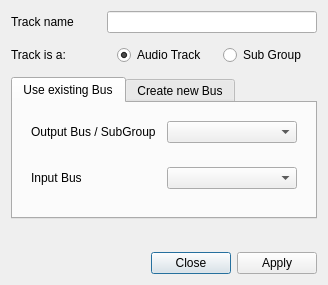
<?xml version="1.0" encoding="UTF-8"?>
<ui version="4.0">
 <class>NewTrackDialog</class>
 <widget class="QDialog" name="NewTrackDialog">
  <property name="geometry">
   <rect>
    <x>0</x>
    <y>0</y>
    <width>328</width>
    <height>285</height>
   </rect>
  </property>
  <property name="windowTitle">
   <string>New Track(s)</string>
  </property>
  <layout class="QVBoxLayout" name="verticalLayout_6">
   <property name="spacing">
    <number>12</number>
   </property>
   <item>
    <layout class="QHBoxLayout">
     <property name="spacing">
      <number>6</number>
     </property>
     <property name="margin">
      <number>0</number>
     </property>
     <item>
      <widget class="QLabel" name="label">
       <property name="minimumSize">
        <size>
         <width>90</width>
         <height>0</height>
        </size>
       </property>
       <property name="text">
        <string>Track name</string>
       </property>
      </widget>
     </item>
     <item>
      <widget class="QLineEdit" name="trackName"/>
     </item>
    </layout>
   </item>
   <item>
    <layout class="QHBoxLayout" name="horizontalLayout">
     <item>
      <widget class="QLabel" name="label_2">
       <property name="minimumSize">
        <size>
         <width>90</width>
         <height>0</height>
        </size>
       </property>
       <property name="text">
        <string>Track is a:</string>
       </property>
      </widget>
     </item>
     <item>
      <widget class="QRadioButton" name="isAudioTrack">
       <property name="text">
        <string>Audio Track</string>
       </property>
       <property name="checked">
        <bool>true</bool>
       </property>
      </widget>
     </item>
     <item>
      <widget class="QRadioButton" name="isSubGroup">
       <property name="text">
        <string>Sub Group</string>
       </property>
      </widget>
     </item>
    </layout>
   </item>
   <item>
    <widget class="QTabWidget" name="tabWidget">
     <property name="currentIndex">
      <number>0</number>
     </property>
     <widget class="QWidget" name="tab">
      <attribute name="title">
       <string>Use existing Bus</string>
      </attribute>
      <layout class="QVBoxLayout" name="verticalLayout">
       <item>
        <widget class="QFrame" name="">
         <layout class="QHBoxLayout" name="horizontalLayout_2">
          <item>
           <widget class="QLabel" name="label_4">
            <property name="text">
             <string>Output Bus / SubGroup</string>
            </property>
           </widget>
          </item>
          <item>
           <widget class="QComboBox" name="outputBuses"/>
          </item>
         </layout>
        </widget>
       </item>
       <item>
        <widget class="QFrame" name="inputBusFrame">
         <layout class="QHBoxLayout" name="inputBusLayout">
          <item>
           <widget class="QLabel" name="label_3">
            <property name="text">
             <string>Input Bus</string>
            </property>
           </widget>
          </item>
          <item>
           <widget class="QComboBox" name="inputBuses"/>
          </item>
         </layout>
        </widget>
       </item>
       <item>
        <spacer name="verticalSpacer_2">
         <property name="orientation">
          <enum>Qt::Vertical</enum>
         </property>
         <property name="sizeHint" stdset="0">
          <size>
           <width>20</width>
           <height>20</height>
          </size>
         </property>
        </spacer>
       </item>
      </layout>
     </widget>
     <widget class="QWidget" name="tab_2">
      <attribute name="title">
       <string>Create new Bus</string>
      </attribute>
      <widget class="QCheckBox" name="checkBox">
       <property name="geometry">
        <rect>
         <x>20</x>
         <y>30</y>
         <width>221</width>
         <height>23</height>
        </rect>
       </property>
       <property name="text">
        <string>Create Capture Bus</string>
       </property>
      </widget>
     </widget>
    </widget>
   </item>
   <item>
    <spacer name="verticalSpacer">
     <property name="orientation">
      <enum>Qt::Vertical</enum>
     </property>
     <property name="sizeHint" stdset="0">
      <size>
       <width>20</width>
       <height>32</height>
      </size>
     </property>
    </spacer>
   </item>
   <item>
    <widget class="QDialogButtonBox" name="buttonBox">
     <property name="orientation">
      <enum>Qt::Horizontal</enum>
     </property>
     <property name="standardButtons">
      <set>QDialogButtonBox::Apply|QDialogButtonBox::Close</set>
     </property>
    </widget>
   </item>
  </layout>
 </widget>
 <resources/>
 <connections>
  <connection>
   <sender>buttonBox</sender>
   <signal>accepted()</signal>
   <receiver>NewTrackDialog</receiver>
   <slot>accept()</slot>
   <hints>
    <hint type="sourcelabel">
     <x>248</x>
     <y>254</y>
    </hint>
    <hint type="destinationlabel">
     <x>157</x>
     <y>274</y>
    </hint>
   </hints>
  </connection>
  <connection>
   <sender>buttonBox</sender>
   <signal>rejected()</signal>
   <receiver>NewTrackDialog</receiver>
   <slot>reject()</slot>
   <hints>
    <hint type="sourcelabel">
     <x>316</x>
     <y>260</y>
    </hint>
    <hint type="destinationlabel">
     <x>286</x>
     <y>274</y>
    </hint>
   </hints>
  </connection>
 </connections>
</ui>
